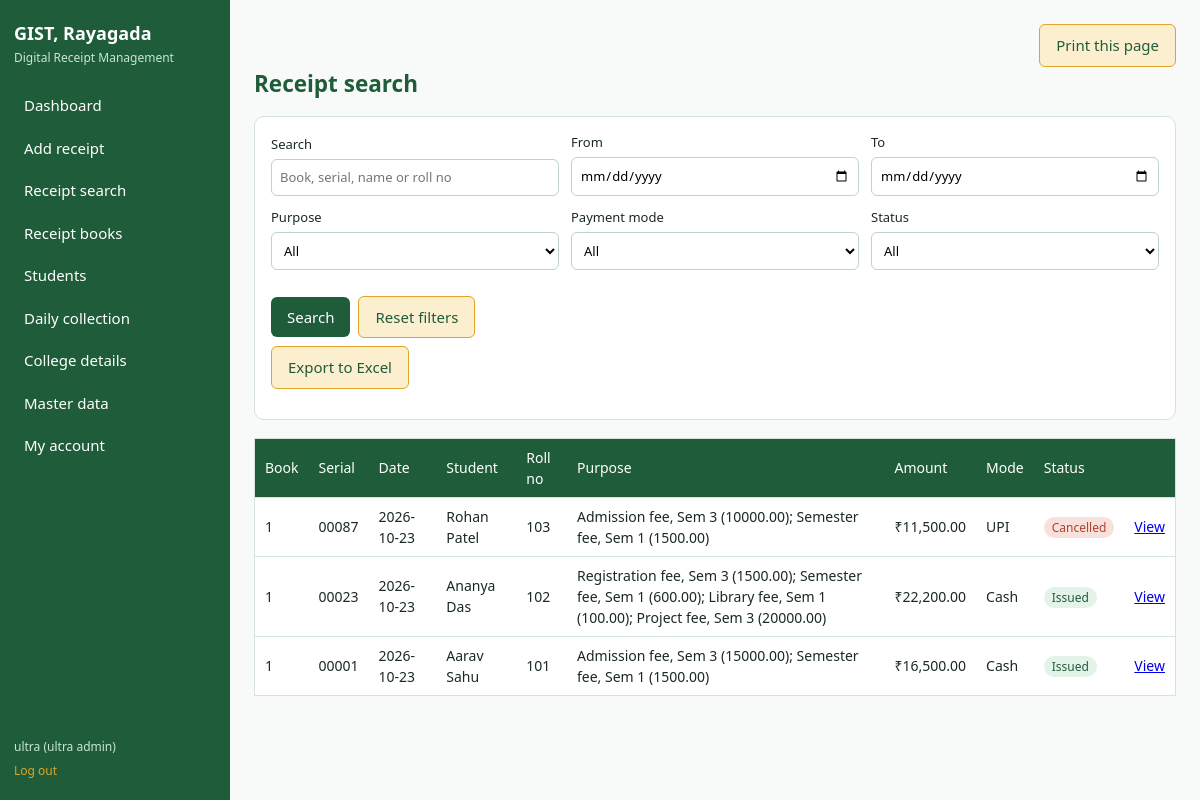
Page /receipts (signed in) on the committed database.
### tables this page shows
CREATE TABLE settings(key TEXT PRIMARY KEY, value TEXT);

CREATE TABLE users(id INTEGER PRIMARY KEY, username TEXT UNIQUE NOT NULL, password_hash TEXT NOT NULL, email TEXT, role TEXT NOT NULL CHECK(role IN ('superadmin','admin','accountant','staff','principal')), active INTEGER NOT NULL DEFAULT 1);

CREATE TABLE receipts(id INTEGER PRIMARY KEY, book_id INTEGER NOT NULL REFERENCES receipt_books(id), serial_no INTEGER NOT NULL, student_id INTEGER NOT NULL REFERENCES students(id), receipt_date TEXT NOT NULL, entry_ts TEXT NOT NULL, amount REAL NOT NULL CHECK(amount>0), pay_mode TEXT NOT NULL, txn_ref TEXT, remarks TEXT, status TEXT NOT NULL DEFAULT 'Issued', cancel_reason TEXT, entered_by INTEGER NOT NULL REFERENCES users(id), UNIQUE(book_id, serial_no));

CREATE TABLE receipt_books(id INTEGER PRIMARY KEY, book_no TEXT UNIQUE NOT NULL, serial_from INTEGER NOT NULL, serial_to INTEGER NOT NULL, assigned_to TEXT, issue_date TEXT, status TEXT NOT NULL DEFAULT 'In use');

CREATE TABLE students(id INTEGER PRIMARY KEY, roll_no TEXT UNIQUE NOT NULL, name TEXT NOT NULL, course TEXT, branch TEXT, acad_session TEXT);

### app.py (the view)
@app.route("/receipts")
@access()
def search():
    cats = db().execute("SELECT * FROM fee_categories ORDER BY id").fetchall()
    return render_template("search.html", rows=find(request.args), cats=cats, modes=modes(), a=request.args)

### app.py (called while the page is built)
def db():
    if "db" not in g:
        g.db = sqlite3.connect(DB)
        g.db.row_factory = sqlite3.Row
        g.db.execute("PRAGMA foreign_keys=ON")
    return g.db

def access(*roles):
    def deco(f):
        @wraps(f)
        def wrapper(*a, **k):
            if "uid" not in session:
                return redirect(url_for("login"))
            if roles and session["role"] != "superadmin" and session["role"] not in roles:
                abort(403)
            return f(*a, **k)
        return wrapper
    return deco

@app.context_processor
def inject():
    c = db()
    return dict(college={r["key"]: r["value"] for r in c.execute("SELECT * FROM settings")},
                qrs=c.execute("SELECT * FROM qr_codes ORDER BY id").fetchall())

def modes():
    return [r["name"] for r in db().execute("SELECT name FROM pay_modes ORDER BY id")]

def find(args):
    w, p = [], []
    q = args.get("q", "").strip()
    if q:
        w.append("(b.book_no LIKE ? OR CAST(r.serial_no AS TEXT) LIKE ? OR s.name LIKE ? OR s.roll_no LIKE ?)")
        p += [f"%{q}%", f"%{q.lstrip('0') or q}%", f"%{q}%", f"%{q}%"]
    for key, col, op in (("date_from", "r.receipt_date", ">="), ("date_to", "r.receipt_date", "<="),
                         ("mode", "r.pay_mode", "="), ("status", "r.status", "=")):
        if args.get(key):
            w.append(f"{col}{op}?")
            p.append(args[key])
    if args.get("category"):
        w.append("EXISTS(SELECT 1 FROM receipt_items i WHERE i.receipt_id=r.id AND i.category_id=?)")
        p.append(args["category"])
    sql = BASE_SQL + (" WHERE " + " AND ".join(w) if w else "") + " ORDER BY r.receipt_date DESC, r.id DESC LIMIT 500"
    return db().execute(sql, p).fetchall()

### templates/search.html
{% extends "base.html" %}{% block title %}Receipt search{% endblock %}{% block body %}<h2>Receipt search</h2>
<form method="get" class="panel grid">
<label>Search<input name="q" value="{{ a.get('q','') }}" placeholder="Book, serial, name or roll no"></label>
<label>From<input type="date" name="date_from" value="{{ a.get('date_from','') }}"></label>
<label>To<input type="date" name="date_to" value="{{ a.get('date_to','') }}"></label>
<label>Purpose<select name="category"><option value="">All</option>{% for k in cats %}<option value="{{ k.id }}" {{ 'selected' if a.get('category')==k.id|string }}>{{ k.name }}</option>{% endfor %}</select></label>
<label>Payment mode<select name="mode"><option value="">All</option>{% for m in modes %}<option {{ 'selected' if a.get('mode')==m }}>{{ m }}</option>{% endfor %}</select></label>
<label>Status<select name="status"><option value="">All</option>{% for s in ['Issued','Cancelled'] %}<option {{ 'selected' if a.get('status')==s }}>{{ s }}</option>{% endfor %}</select></label>
<div class="bar"><button>Search</button><a class="btn alt" href="{{ url_for('search') }}">Reset filters</a>
{% if session.role != 'staff' %}<a class="btn alt" href="{{ url_for('export', **a.to_dict()) }}">Export to Excel</a>{% endif %}</div></form>
<div class="wrap"><table><tr><th>Book</th><th>Serial</th><th>Date</th><th>Student</th><th>Roll no</th><th>Purpose</th><th>Amount</th><th>Mode</th><th>Status</th><th></th></tr>
{% for r in rows %}<tr><td>{{ r.book_no }}</td><td>{{ r.serial_no|serial }}</td><td>{{ r.receipt_date }}</td><td>{{ r.name }}</td><td>{{ r.roll_no }}</td><td>{{ r.purposes }}</td><td>{{ r.amount|inr }}</td><td>{{ r.pay_mode }}</td><td><span class="tag {{ r.status }}">{{ r.status }}</span></td><td><a href="{{ url_for('receipt_view', rid=r.id) }}">View</a></td></tr>
{% else %}<tr><td colspan="10">No receipts match these filters.</td></tr>{% endfor %}</table></div>{% endblock %}

### templates/base.html (shortened to what this page needs)
<!doctype html><html lang="en"><head><meta charset="utf-8"><meta name="viewport" content="width=device-width,initial-scale=1">
<title>{% block title %}Dashboard{% endblock %} | Receipts</title><link rel="stylesheet" href="{{ url_for('static', filename='style.css') }}">
</head><body>
{% if session.uid %}
<aside class="side"><h1>{{ college.get('name') or 'GIST, Rayagada' }}</h1><p>Digital Receipt Management</p>
<nav>
<a href="{{ url_for('dashboard') }}">Dashboard</a>
{% if session.role != 'principal' %}<a href="{{ url_for('receipt_save') }}">Add receipt</a>{% endif %}
<a href="{{ url_for('search') }}">Receipt search</a>
{% if has('admin','accountant') %}<a href="{{ url_for('books') }}">Receipt books</a>{% endif %}
{% if session.role != 'principal' %}<a href="{{ url_for('students') }}">Students</a>{% endif %}
<a href="{{ url_for('daily') }}">Daily collection</a>
{% if has('admin') %}<a href="{{ url_for('college_page') }}">College details</a>{% endif %}
{% if has() %}<a href="{{ url_for('master') }}">Master data</a>{% endif %}
<a href="{{ url_for('account') }}">My account</a>
</nav><div class="who">{{ session.user }} ({{ 'ultra admin' if session.role == 'superadmin' else session.role }})<a href="{{ url_for('logout') }}">Log out</a></div></aside>
{% endif %}
<main>
{% block ph %}{% if session.uid %}
<div class="noprint" style="text-align:right"><button class="btn alt" onclick="window.print()">Print this page</button></div>{% endif %}{% endblock %}
{% block body %}{% endblock %}
</main><script src="{{ url_for('static', filename='app.js') }}"></script></body></html>

### static/style.css (style rules this page uses)
:root { --forest:#1F5C3A;--forest-d:#174a2e;--mint:#E4F3EA;--mint-d:#C9E6D5;--amber-l:#FCEFCF;--amber:#E0A526;--bg:#F7FAF8;--ink:#1B2A21;--red:#B3402F;--line:#D5E3DA }
* { box-sizing:border-box }
body { margin:0;display:flex;min-height:100vh;background:var(--bg);color:var(--ink);font:15px/1.5 "Segoe UI",system-ui,sans-serif }
.side { width:230px;background:var(--forest);color:#fff;padding:20px 14px;display:flex;flex-direction:column;flex-shrink:0 }
.side h1 { font-size:18px;margin:0 }
.side p { margin:2px 0 18px;font-size:12px;color:var(--mint-d) }
.side nav { display:flex;flex-direction:column;gap:2px;flex:1 }
.side a { color:#fff;text-decoration:none;padding:9px 10px;border-radius:6px }
.who { font-size:12px;color:var(--mint-d) }
.who a { display:block;padding:6px 0 0;color:var(--amber) }
main { flex:1;padding:24px;max-width:1100px;min-width:0 }
h2 { margin:0 0 16px;color:var(--forest) }
.panel { background:#fff;border:1px solid var(--line);border-radius:10px;padding:16px;margin-bottom:18px }
.grid { display:grid;grid-template-columns:repeat(auto-fit,minmax(220px,1fr));gap:12px;align-items:end }
label { display:flex;flex-direction:column;font-size:13px;gap:4px }
input,select,textarea { padding:8px;border:1px solid #BFD3C6;border-radius:6px;font:inherit;background:#fff }
button,.btn { background:var(--forest);color:#fff;border:0;border-radius:6px;padding:9px 16px;font:inherit;cursor:pointer;text-decoration:none;display:inline-block }
.btn.alt { background:var(--amber-l);color:var(--forest);border:1px solid var(--amber) }
.wrap { overflow-x:auto }
table { width:100%;border-collapse:collapse;background:#fff;border:1px solid var(--line) }
th { background:var(--forest);color:#fff;text-align:left;font-weight:500 }
th,td { padding:8px 10px;border-bottom:1px solid var(--line);font-size:14px }
.tag { padding:2px 8px;border-radius:99px;font-size:12px;background:var(--mint);color:var(--forest) }
.tag.Cancelled { background:#F8E1DC;color:var(--red) }
.bar { display:flex;gap:8px;margin:14px 0;flex-wrap:wrap;align-items:center }

### rows in the picture
settings: value "GIST, Rayagada"
users: user "ultra"
receipts: book_no "1", serial_no|serial "00087", receipt_date "2026-10-23", name "Rohan Patel", roll_no "103", purposes "Admission fee, Sem 3 (10000.00); Semester fee, Sem 1 (1500.00)", amount|inr "₹11,500.00", pay_mode "UPI", status "Cancelled"
receipts: book_no "1", serial_no|serial "00023", receipt_date "2026-10-23", name "Ananya Das", roll_no "102", purposes "Registration fee, Sem 3 (1500.00); Semester fee, Sem 1 (600.00); Library fee, Sem 1 (100.00); Project fee, Sem 3 (20000.00)", amount|inr "₹22,200.00", pay_mode "Cash", status "Issued"
receipts: book_no "1", serial_no|serial "00001", receipt_date "2026-10-23", name "Aarav Sahu", roll_no "101", purposes "Admission fee, Sem 3 (15000.00); Semester fee, Sem 1 (1500.00)", amount|inr "₹16,500.00", pay_mode "Cash", status "Issued"

### other values in the picture
{{ 'ultra admin' if session.role == 'superadmin' else session.role }} "ultra admin"
